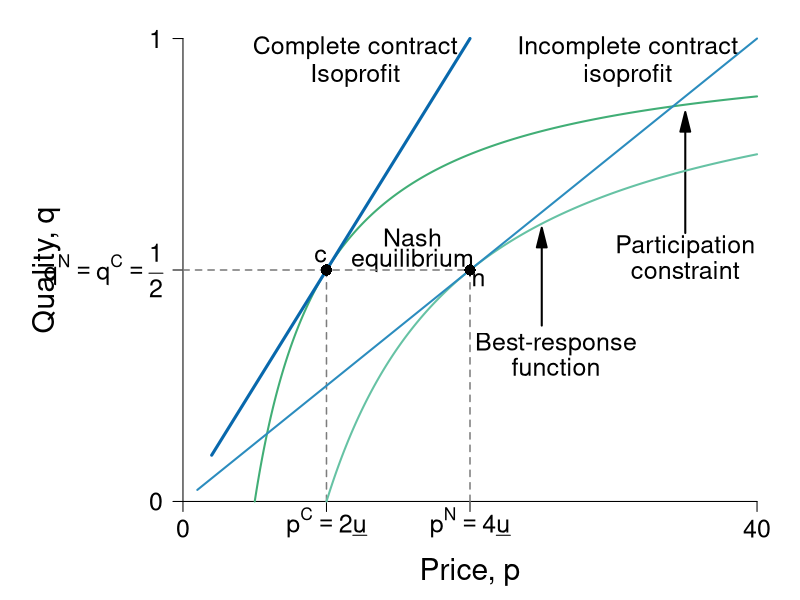

This figure's R source:
require(ggplot2)
require(shape)
pdf(file = "information_power/information_icc_pc.pdf", width = 9, height = 7)

#Set parameters for graphics
axislabelsize <- 1.8
labelsize <- 1.5
namesize <- 1.8
annotatesize <- 1.5
graphlinewidth <- 2
segmentlinewidth <- 1.5

COL <- c("#7fc97f", "#beaed4", "#fdc086", "#ffff99", "#386cb0", "#f0027f", "#bf5b17", "#666666")
COLA <- c("#e0f3db", "#99d8c9","#66c2a4","#41ae76", "#238b45", "#005824")
COLB <- c("#c6dbef", "#4eb3d3", "#2b8cbe", "#0868ac","#084081")
COLC <- c("#fcfbfd", "#efedf5", "#dadaeb", "#bcbddc", "#9e9ac8", "#807dba", "#6a51a3", "#54278f", "#3f007d")
grays <- gray.colors(25, start = 1, end = 0)

isov <- function(p, delta = 5) {
  (p - delta)/p
}

brfFn <- function(p, delta = 5) {
  1 - (2 * delta) /p
}

solowCondition <- function(p, delta = 5){
  (p*(1/(8*delta)))
}

par(mar =  c(4, 8, 1, 1))
xlims <- c(0, 40)
ylims <- c(0, 1)


plot(0, 0, xlim = xlims, ylim = ylims, type = "n",
     xlab = expression(paste("")),
     ylab = expression(paste("")),
     xaxt = "n", yaxt = "n", cex.lab = axislabelsize, bty = "n")

mtext(expression(paste("Price, ", p)), side = 1, line = 2.5, cex = axislabelsize)
text(-9.5, 0.5*ylims[2], expression(paste("Quality, ", q)), xpd = TRUE, cex = axislabelsize, srt = 90) 


npts <- 500 
npts2 <- 501
#Specify the sequences of points for graphing. 
xx1 <- seq(10, xlims[2], length.out = npts)
xx2 <- seq(1, xlims[2], length.out = npts)
xx0 <- seq(5, xlims[2], length.out = npts)

#Customize ticks and labels for the plot
ticksy <- c(0, 0.5, 1)
ylabels <- c(0, expression(paste(q^N == q^C, phantom() == frac(1,2))), 1)
ticksx <- c(0, 10, 20, 40)
xlabels <- c(0, expression(paste(p^C == 2*underline("u"))), expression(p^N == paste(4*underline("u"))), 40)
axis(1, at = ticksx, pos = 0, labels = xlabels, cex.axis = labelsize)
axis(2, at = ticksy, pos = 0, labels = ylabels, las = 1, cex.axis = labelsize)

#Annotation of the three graphs and the NE
text(31, 0.98, expression(paste("Incomplete contract")), cex = annotatesize)
text(31, 0.92, expression(paste("isoprofit")), cex = annotatesize)
#text(31, 0.85, expression(paste(q == frac(p, 8*underline("u")))), cex = annotatesize)
text(26, 0.34, expression(paste("Best-response")), cex = annotatesize)
text(26, 0.29, expression(paste("function")), cex = annotatesize)
#text(25, 0.21, expression(paste(q == 1 - frac(2*underline("u"), p))), cex = annotatesize)
Arrows(25, 0.38, 25, 0.57, col = "black", lty = 1, lwd = 2, arr.type = "triangle")


text(16, 0.57, expression(paste("Nash")), cex = annotatesize)
text(16, 0.52, expression(paste("equilibrium")), cex = annotatesize)
text(20.6, 0.48, expression(paste("n")), cex = annotatesize)


text(12, 0.98, expression(paste("Complete contract")), cex = annotatesize)
text(12, 0.92, expression(paste("Isoprofit")), cex = annotatesize)
#text(12, 0.85, expression(paste(q == frac(p, 4*underline("u")))), cex = annotatesize)
text(35, 0.55, expression(paste("Participation")), cex = annotatesize)
text(35, 0.5, expression(paste("constraint")), cex = annotatesize)
#text(35, 0.42, expression(paste(q == 1 - frac(underline("u"), p))), cex = annotatesize)
Arrows(35, 0.58, 35, 0.82, col = "black", lty = 1, lwd = 2, arr.type = "triangle")


#Lines for the coordinates of the Nash equilbrium
segments(20, 0, 20, 0.5, lty = 2, col = grays[20], lwd = segmentlinewidth)
segments(0, 0.5, 20, 0.5, lty = 2, col = grays[20], lwd = segmentlinewidth)
segments(10, 0, 10, 0.5, lty = 2, col = grays[20], lwd = segmentlinewidth)

#Draw the lines for the graphs
lines(xx0, isov(xx0, delta = 5), col = COLA[4], lwd = graphlinewidth)
lines(xx1, brfFn(xx1), col = COLA[3], lwd = graphlinewidth)
lines(xx2, solowCondition(xx2, delta = 5), col = COLB[3], lwd = graphlinewidth)

#Add a point for the NE
points(20, 0.5, pch = 16, col = "black", cex = 1.5)

#Add a ray and a point for d.  
segments(2, 0.1, 20, 1, lty = 1, lwd = 3, col = COLB[4])
points(10, 0.5, pch = 16, col = "black", cex = 1.5)
text(9.6, 0.53, expression(paste("c")), cex = annotatesize)



dev.off()
